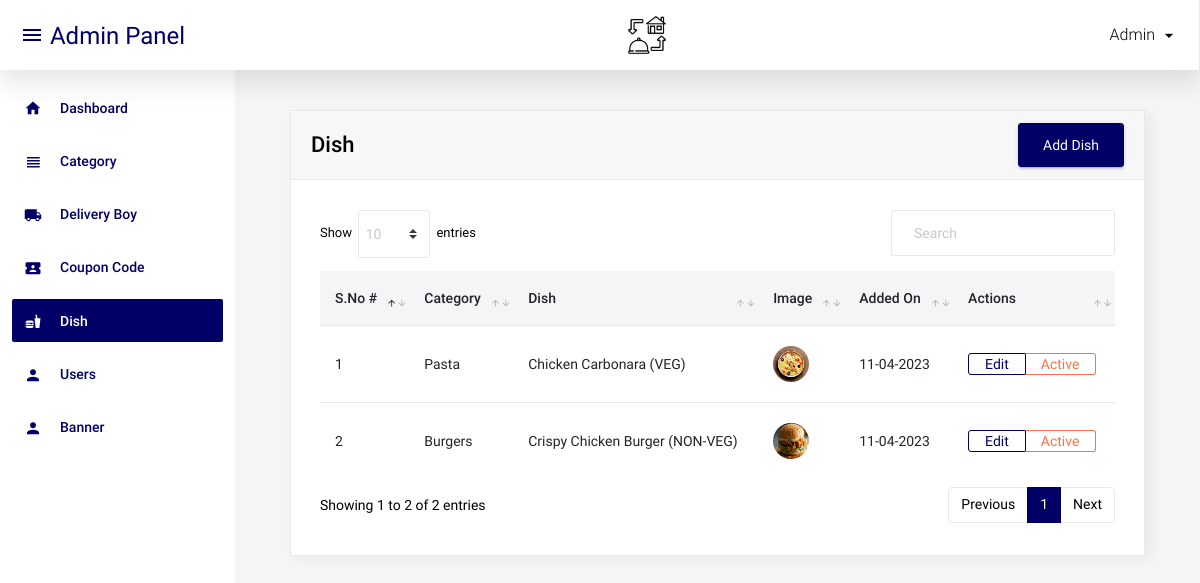
Page /admin/dish.php (signed in) on the committed database.
### tables this page shows
CREATE TABLE `dish` (
  `id` int(11) NOT NULL,
  `category_id` int(11) NOT NULL,
  `dish` varchar(100) NOT NULL,
  `dish_detail` text NOT NULL,
  `image` varchar(100) NOT NULL,
  `type` enum('veg','non-veg') NOT NULL,
  `status` int(11) NOT NULL,
  `added_on` datetime NOT NULL
);

CREATE TABLE `category` (
  `id` int(11) NOT NULL,
  `category` varchar(50) NOT NULL,
  `order_number` int(11) NOT NULL,
  `status` int(11) NOT NULL,
  `added_on` datetime NOT NULL
);

### admin/dish.php (the view, shortened to what this page needs)
<?php
include('top.php');
$sql="select dish.*,category.category from dish,category where dish.category_id=category.id order by dish.id desc";
$res=mysqli_query($con,$sql);
?>
  <div class="container">
	<div class="row">
		<div class="col-12">
			<div class="card">
				<div class="card-header d-flex justify-content-between align-items-center">
					<h1 class="h4 m-0">Dish</h1>
					<a href="manage_dish.php" class="btn btn-primary">Add Dish</a>
				</div>
				<div class="card-body">
					<div class="table-responsive">
						<table class="table table-striped">
						<table id="order-listing" class="table">
							<thead>
								<tr>
									<th scope="col">S.No #</th>
									<th scope="col">Category</th>
									<th scope="col">Dish</th>
									<th scope="col">Image</th>
									<th scope="col">Added On</th>
									<th scope="col">Actions</th>
								</tr>
							</thead>
							<tbody>
                        <?php if(mysqli_num_rows($res)>0){
						$i=1;
						while($row=mysqli_fetch_assoc($res)){
						?>
						<tr>
                            <td><?php echo $i?></td>
                            <td><?php echo $row['category']?></td>
							<td><?php echo $row['dish']?> (<?php echo strtoupper($row['type'])?>)</td>
							<td><a target="_blank" href="<?php echo SITE_DISH_IMAGE.$row['image']?>"><img src="<?php echo SITE_DISH_IMAGE.$row['image']?>"/></a></td>
							<td>
							<?php
							$dateStr=strtotime($row['added_on']);
							echo date('d-m-Y',$dateStr);
							?>
							</td>
							<td>
								<div class="btn-group" role="group">
									<a href="manage_dish.php?id=<?php echo $row['id']?>" class="btn btn-outline-primary"><i class="bi bi-pencil"></i> Edit</a>
									  <?php if($row['status']==1){ ?>
										<a href="?id=<?php echo $row['id']?>&type=deactive" class="btn btn-outline-danger"><i class="bi bi-eye-slash"></i> Active</a>
									  <?php } else { ?>
										<a href="?id=<?php echo $row['id']?>&type=active" class="btn btn-outline-success"><i class="bi bi-eye"></i> Deactive</a>
									  <?php } ?>
									</div>
							</td>
                        </tr>
                        <?php
						$i++;
						} } else { ?>
						<tr>
							<td colspan="6">No data found</td>
						</tr>
						<?php } ?>
                      </tbody>
                    </table>
                  </div>
				</div>
              </div>
            </div>
          </div>
		 </div>
<?php include('footer.php');?>

### rows in the picture
dish: category.category "Pasta", dish "Chicken Carbonara", type "VEG", image (picture), added_on "11-04-2023"
dish: category.category "Burgers", dish "Crispy Chicken Burger", type "NON-VEG", image (picture), added_on "11-04-2023"
